Frame 1 (no input): blank canvas, image omitted
Frame 60 (no input): blank canvas, image omitted
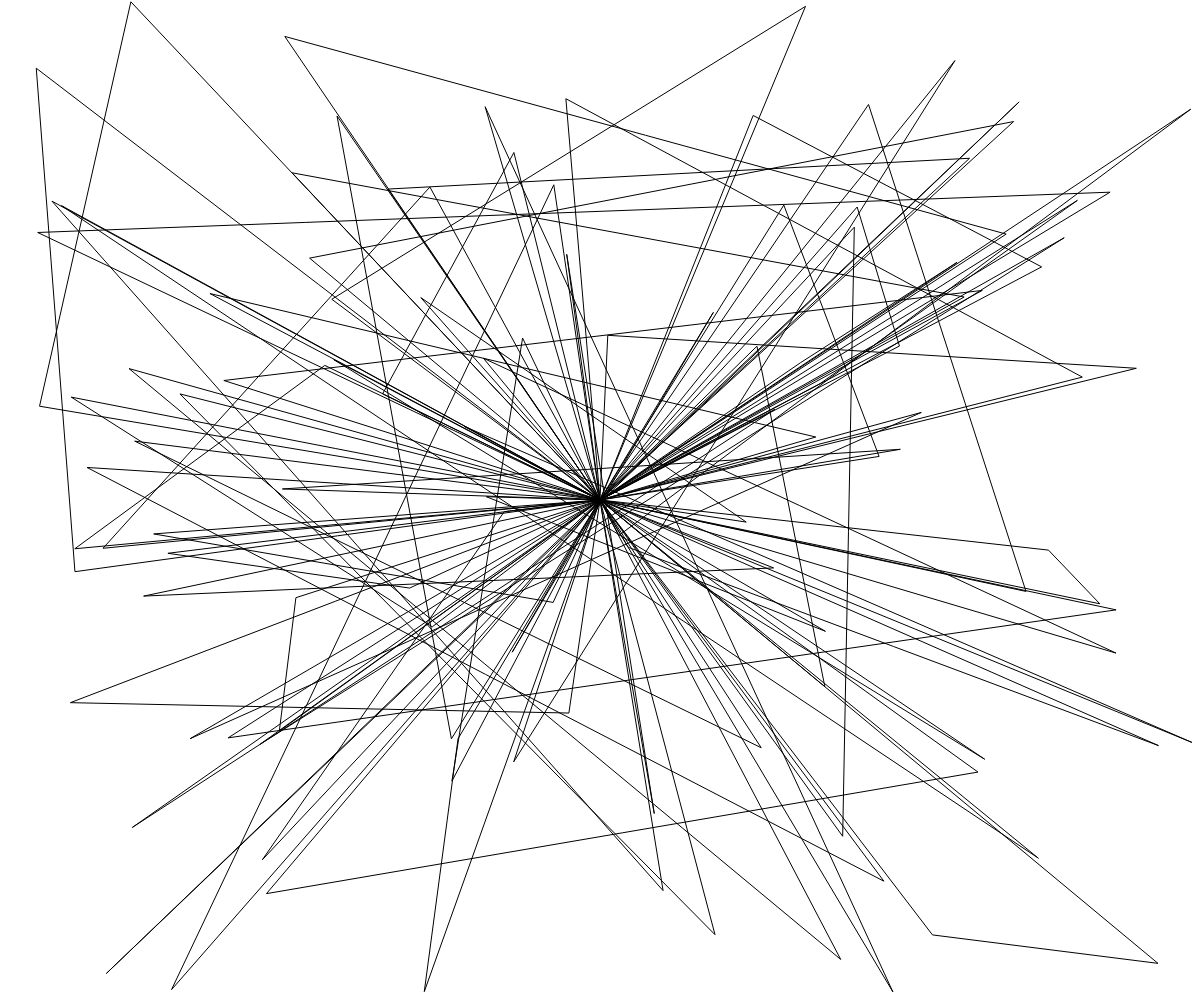
Frame 120 (the mouse pressed at the canvas centre since frame 60)

The p5.js sketch whose frames 1 and 60 were blank and that drew this single picture after the mouse press (run headless with seeded random() and noise() and a simulated clock; from frame 60 on, the mouse is pressed at the canvas centre):

// p5.js sketch
// ── sketch.js
// points is an array that will hold our points
var points = [];
var r;
var g;
var b;


function windowResized() {
	resizeCanvas( windowWidth, windowHeight );
}

function setup() {
	createCanvas( windowWidth, windowHeight );

	// stroke will set the stroke color
	// 0 is just black
	// stroke( random(0,256), random(0,256), random(0,256) );
	// noStroke();

	// smooth will use anti-aliasing
	// a little more CPU is need, but we have powerful machines!
	smooth();

}

// function drawLines() {
// 	for( var i = 0; i < points.length - 1; i++ ) {
// 		// if there is no point skip it!
// 		if( points[i] != -1 ) {
// 		rectMode(CENTER);
// 			fill( random(0,256), random(0,256), random(0,256));
// 			rect( points[i].x, points[i].y, 10, 10);
// 		}
// 	}
// }

function drawLines() {
	for( var i = 0; i < points.length - 1; i++ ) {
		// if there is no point skip it!
		if( points[i] != -1 ) {
			var r= random(0,256);
			var g= random(0,256);
			var b= random(0,256);
			// beginShape();
			// vertex(mouseX, mouseY);
			// vertex(random(0,windowWidth), random(0,windowHeight));
			// vertex(random(0,windowWidth), random(0,windowHeight));
			// vertex(mouseX, mouseY);
			// endShape(CLOSE);


			// rect( points[i].x, points[i].y, 10, 10);
		}
	}
}

function draw() {
	// background(255, 255, 255);

	// now always draw
	// but if the mouse is pressed
	// add the point to points!
		drawLines();

	if( mouseIsPressed ) {
		var point = {
			x: mouseX,
			y: mouseY
		}

			noFill();
			stroke( r, g, b);
			beginShape();
			vertex(mouseX, mouseY);
			vertex(random(0,windowWidth), random(0,windowHeight));
			vertex(random(0,windowWidth), random(0,windowHeight));
			vertex(mouseX, mouseY);
			endShape(CLOSE);

		points.push( point );
	} else {
		// if mouse is not pressed put a -1 in there
		// that way we can skip the gaps!
		// cool!
		points.push(-1);
	}

	// we made this up
	// it will draw our lines

}

function keyPressed() {
	if(keyCode== RETURN) {
		background(255,255,255);
	}


}
